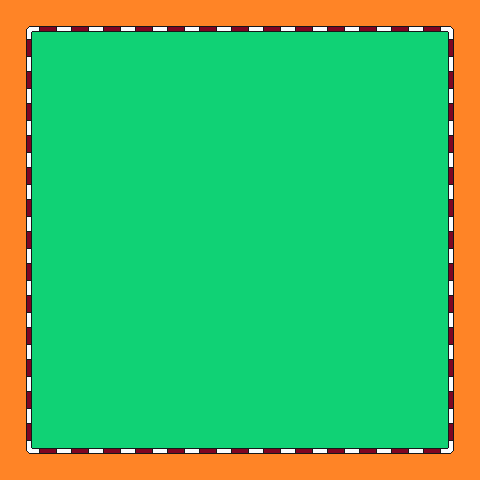

Tiled map render using the project's own tile images. Description and the whole map definition, tile-layer contents included, below:
An orthogonal 15x15 tile map with 32x32 px tiles, 1 tile layer (Background).

<map version="1.9" tiledversion="1.9.2" orientation="orthogonal" renderorder="right-down" width="15" height="15" tilewidth="32" tileheight="32" infinite="0" nextlayerid="2" nextobjectid="1">
 <tileset firstgid="1" source="Tilesets/Tileset.tsx" />
 <layer id="1" name="Background" width="15" height="15">
  <data encoding="csv">
1,2,2,2,2,2,2,2,2,2,2,2,2,2,3,
7,8,8,8,8,8,8,8,8,8,8,8,8,8,9,
7,8,8,8,8,8,8,8,8,8,8,8,8,8,9,
7,8,8,8,8,8,8,8,8,8,8,8,8,8,9,
7,8,8,8,8,8,8,8,8,8,8,8,8,8,9,
7,8,8,8,8,8,8,8,8,8,8,8,8,8,9,
7,8,8,8,8,8,8,8,8,8,8,8,8,8,9,
7,8,8,8,8,8,8,8,8,8,8,8,8,8,9,
7,8,8,8,8,8,8,8,8,8,8,8,8,8,9,
7,8,8,8,8,8,8,8,8,8,8,8,8,8,9,
7,8,8,8,8,8,8,8,8,8,8,8,8,8,9,
7,8,8,8,8,8,8,8,8,8,8,8,8,8,9,
7,8,8,8,8,8,8,8,8,8,8,8,8,8,9,
7,8,8,8,8,8,8,8,8,8,8,8,8,8,9,
13,14,14,14,14,14,14,14,14,14,14,14,14,14,15
</data>
 </layer>
</map>
